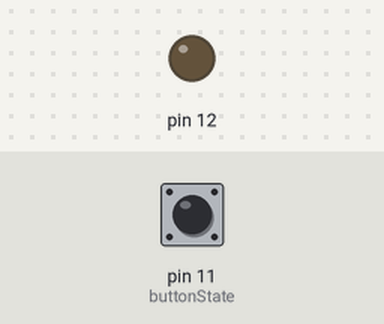
Simulated run of this program. Board: Raspberry Pi (header pin numbers). Shown: output pins drawn as LEDs (lit = HIGH). Inputs (shaded band) come from the test bench; at power-on: pin 11 (buttonState) HIGH.

Above: at 1.2 s.
1.3 s: pin 11 (buttonState) pulled LOW for 0.15 s
At 2.4 s:
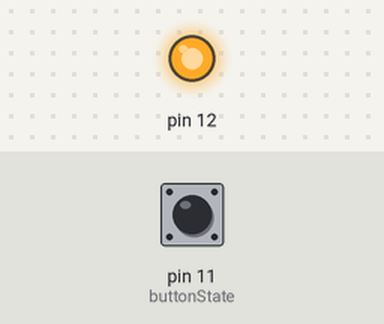
3.0 s: pin 11 (buttonState) pulled LOW for 1 s
At 4.3 s:
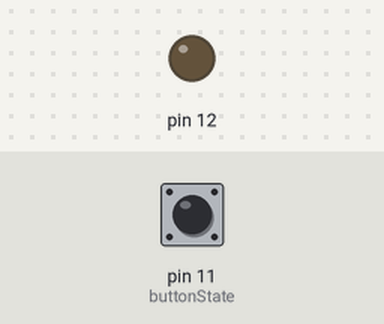
5.5 s: pin 11 (buttonState) pulled LOW for 3.2 s
At 9.1 s:
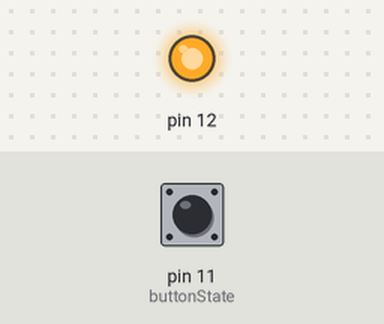
Timing chart, 0 to 10.6 s (numbered marks = the images above; inputs shaded):
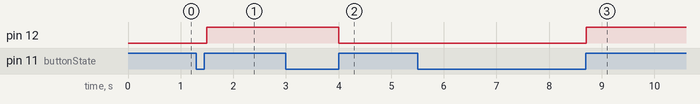

The program:

toggle_switch.py
```python
import RPi.GPIO as gpio
import time
gpio.setmode(gpio.BOARD)
gpio.setup(11, gpio.IN,pull_up_down=gpio.PUD_UP)
gpio.setup(12, gpio.OUT)
LedState = 0
buttonState = 1
oldbuttonState = 1
try:
	while True:
		buttonState=gpio.input(11)
		if buttonState==1 and oldbuttonState==0:
			LedState = not LedState
			gpio.output(12,LedState)
		oldbuttonState=buttonState
		time.sleep(.1)
except KeyboardInterrupt:
	gpio.cleanup()
```

Measured:
- after the input at 1.3 s, pin 12: LOW → HIGH after 0.20 s
- after the input at 3.0 s, pin 12: HIGH → LOW after 1.0 s
- after the input at 5.5 s, pin 12: LOW → HIGH after 3.2 s
